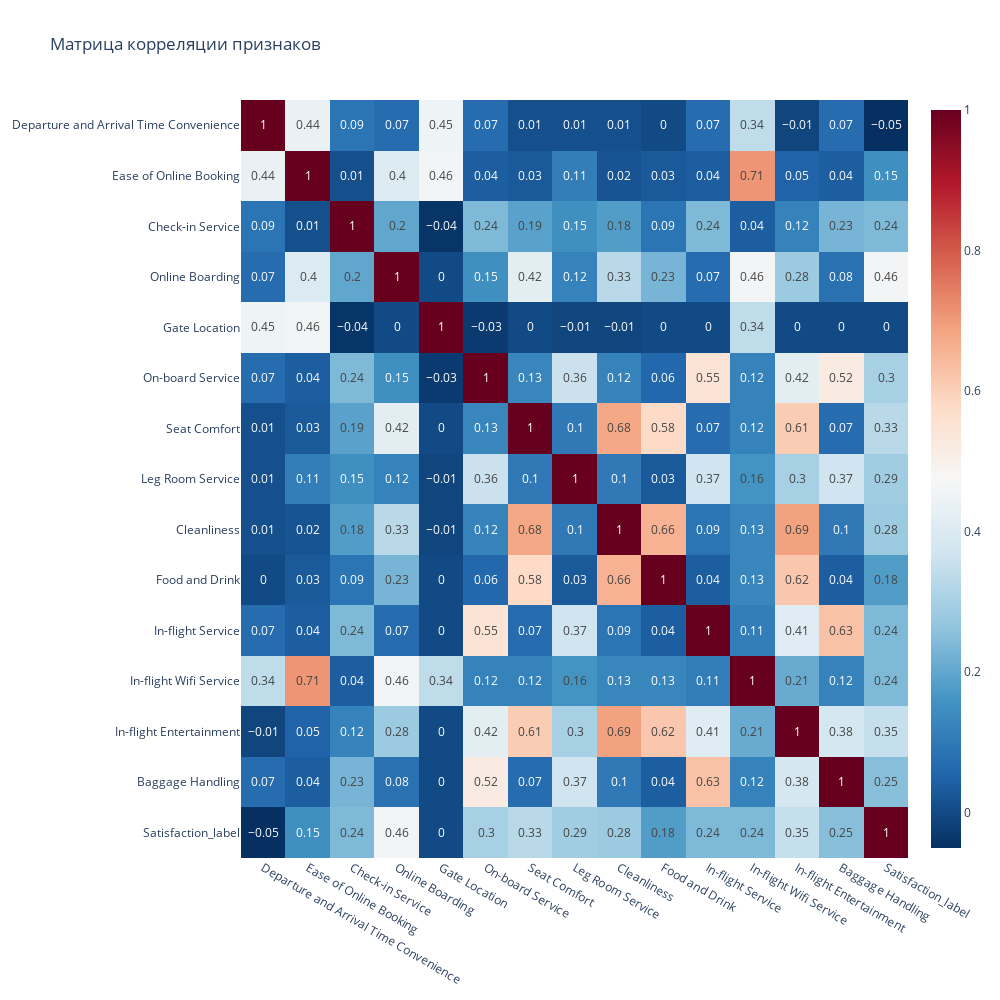

The code cell stored with this chart in its notebook:
### Markdown cell above
Общая матрица корреляции

### Code cell
df_quality = df[quality_features]
df_quality['Satisfaction_label'] = df['Satisfaction_label']
df_quality.head(10)
correlation_matrix = df_quality.corr()

# Сортировка корреляций с целевой переменной MEDV по убыванию
# sort_values(ascending=False): сортирует значения по убыванию
target_correlation = correlation_matrix['Satisfaction_label'].sort_values(ascending=False)
abs_correlation = target_correlation.drop('Satisfaction_label').abs().sort_values(ascending=False)


print("Корреляция признаков с удовлетворением (Satisfaction_label):")
print(target_correlation)

# Тепловая карта корреляций
# px.imshow: создает heatmap (тепловую карту)
# correlation_matrix.round(2): матрица корреляции, округленная до 2 знаков
# color_continuous_scale='RdBu_r': цветовая шкала от синего к красному (reversed)
# aspect="auto": автоматическое соотношение сторон
# text_auto=True: автоматическое отображение значений в ячейках

fig = px.imshow(correlation_matrix.round(2),
                title='Матрица корреляции признаков',
                aspect="auto",
                color_continuous_scale='RdBu_r',
                text_auto=True)
fig.update_layout(width=1000, height=1000)  # Размер графика
fig.show()

### Figure 1 — Plotly figure (JSON) as saved in the notebook; plotly's stock layout.template omitted (floating-point values rounded to 4 significant figures; data arrays with more than 128 entries replaced by an {"elided": "..."} marker saying what was removed)
{"data": [{"coloraxis": "coloraxis", "hovertemplate": "x: %{x}<br>y: %{y}<br>color: %{z}<extra></extra>", "name": "0", "texttemplate": "%{z}", "type": "heatmap", "x": ["Departure and Arrival Time Convenience", "Ease of Online Booking", "Check-in Service", "Online Boarding", "Gate Location", "On-board Service", "Seat Comfort", "Leg Room Service", "Cleanliness", "Food and Drink", "In-flight Service", "In-flight Wifi Service", "In-flight Entertainment", "Baggage Handling", "Satisfaction_label"], "xaxis": "x", "y": ["Departure and Arrival Time Convenience", "Ease of Online Booking", "Check-in Service", "Online Boarding", "Gate Location", "On-board Service", "Seat Comfort", "Leg Room Service", "Cleanliness", "Food and Drink", "In-flight Service", "In-flight Wifi Service", "In-flight Entertainment", "Baggage Handling", "Satisfaction_label"], "yaxis": "y", "z": {"elided": "15x15 float values"}}], "layout": {"coloraxis": {"colorscale": [[0, "rgb(5,48,97)"], [0.1, "rgb(33,102,172)"], [0.2, "rgb(67,147,195)"], [0.3, "rgb(146,197,222)"], [0.4, "rgb(209,229,240)"], [0.5, "rgb(247,247,247)"], [0.6, "rgb(253,219,199)"], [0.7, "rgb(244,165,130)"], [0.8, "rgb(214,96,77)"], [0.9, "rgb(178,24,43)"], [1, "rgb(103,0,31)"]]}, "height": 1000, "title": {"text": "Матрица корреляции признаков"}, "width": 1000, "xaxis": {"anchor": "y", "domain": [0, 1]}, "yaxis": {"anchor": "x", "autorange": "reversed", "domain": [0, 1]}}}
